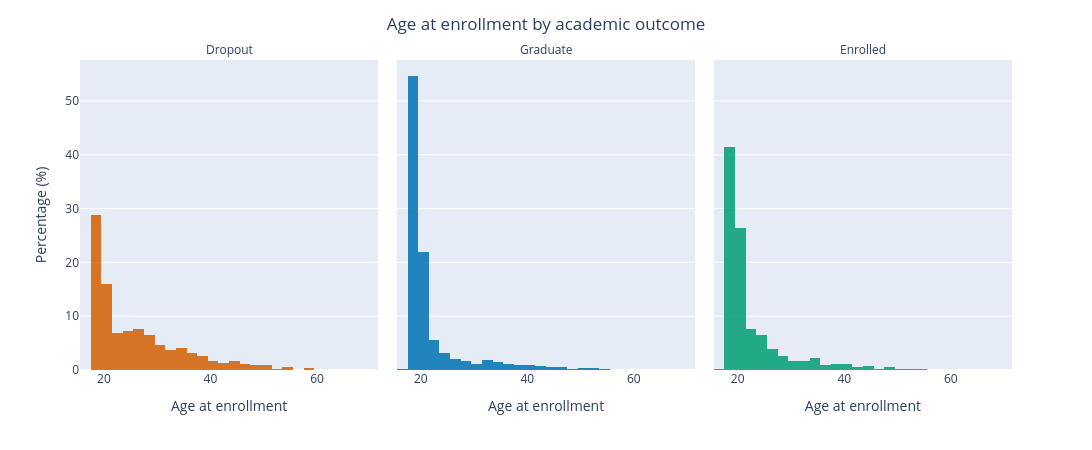

The notebook cell this image was saved under:
### Markdown cell above
## Age at enrollment

### Code cell
fig = px.histogram(
    data_viz_pd,
    x='Age at enrollment',
    facet_col='Target',
    color='Target',
    nbins=30,
    histnorm='percent',
    opacity=0.85,
    color_discrete_map={
        'Graduate': '#0072B2',
        'Dropout': '#D55E00',
        'Enrolled': '#009E73'
    }
)

fig.update_layout(
    title={
        'text': 'Age at enrollment by academic outcome',
        'x': 0.5
    },
    xaxis_title='Age at enrollment',
    yaxis_title='Percentage (%)',
    height=450,
    width=1100,
    showlegend=False
)

fig.for_each_annotation(lambda a: a.update(text=a.text.split("=")[-1]))
save_fig(fig, '07_age_by_outcome')

print(data_viz_pd.groupby('Target')['Age at enrollment']
      .describe()[['count', 'mean', '50%', 'max']].round(1).to_string())

### Figure 1 — Plotly figure (JSON) as saved in the notebook; plotly's stock layout.template omitted (floating-point values rounded to 4 significant figures; data arrays with more than 128 entries replaced by an {"elided": "..."} marker saying what was removed)
{"data": [{"bingroup": "x", "histnorm": "percent", "hovertemplate": "Target=Dropout<br>Age at enrollment=%{x}<br>percent=%{y}<extra></extra>", "legendgroup": "Dropout", "marker": {"color": "#D55E00", "opacity": 0.85, "pattern": {"shape": ""}}, "name": "Dropout", "nbinsx": 30, "orientation": "v", "showlegend": true, "type": "histogram", "x": {"elided": "1421 int values"}, "xaxis": "x", "yaxis": "y"}, {"bingroup": "x", "histnorm": "percent", "hovertemplate": "Target=Graduate<br>Age at enrollment=%{x}<br>percent=%{y}<extra></extra>", "legendgroup": "Graduate", "marker": {"color": "#0072B2", "opacity": 0.85, "pattern": {"shape": ""}}, "name": "Graduate", "nbinsx": 30, "orientation": "v", "showlegend": true, "type": "histogram", "x": {"elided": "2209 int values"}, "xaxis": "x2", "yaxis": "y2"}, {"bingroup": "x", "histnorm": "percent", "hovertemplate": "Target=Enrolled<br>Age at enrollment=%{x}<br>percent=%{y}<extra></extra>", "legendgroup": "Enrolled", "marker": {"color": "#009E73", "opacity": 0.85, "pattern": {"shape": ""}}, "name": "Enrolled", "nbinsx": 30, "orientation": "v", "showlegend": true, "type": "histogram", "x": {"elided": "794 int values"}, "xaxis": "x3", "yaxis": "y3"}], "layout": {"annotations": [{"font": {}, "showarrow": false, "text": "Dropout", "x": 0.16, "xanchor": "center", "xref": "paper", "y": 1.0, "yanchor": "bottom", "yref": "paper"}, {"font": {}, "showarrow": false, "text": "Graduate", "x": 0.5, "xanchor": "center", "xref": "paper", "y": 1.0, "yanchor": "bottom", "yref": "paper"}, {"font": {}, "showarrow": false, "text": "Enrolled", "x": 0.84, "xanchor": "center", "xref": "paper", "y": 1.0, "yanchor": "bottom", "yref": "paper"}], "barmode": "relative", "height": 450, "legend": {"title": {"text": "Target"}, "tracegroupgap": 0}, "margin": {"t": 60}, "showlegend": false, "title": {"text": "Age at enrollment by academic outcome", "x": 0.5}, "width": 1100, "xaxis": {"anchor": "y", "domain": [0.0, 0.32], "title": {"text": "Age at enrollment"}}, "xaxis2": {"anchor": "y2", "domain": [0.34, 0.66], "matches": "x", "title": {"text": "Age at enrollment"}}, "xaxis3": {"anchor": "y3", "domain": [0.68, 1.0], "matches": "x", "title": {"text": "Age at enrollment"}}, "yaxis": {"anchor": "x", "domain": [0.0, 1.0], "title": {"text": "Percentage (%)"}}, "yaxis2": {"anchor": "x2", "domain": [0.0, 1.0], "matches": "y", "showticklabels": false}, "yaxis3": {"anchor": "x3", "domain": [0.0, 1.0], "matches": "y", "showticklabels": false}}}
